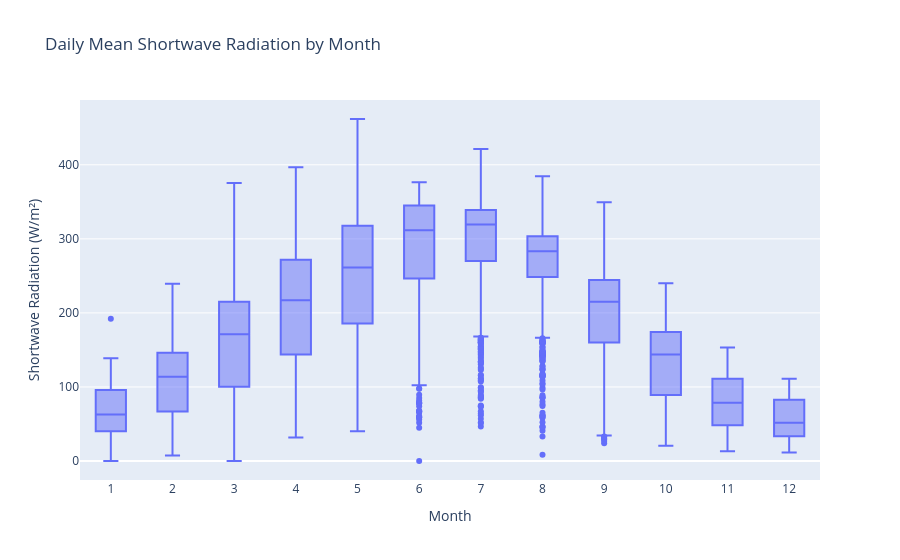

This figure's notebook cell:
### Markdown cell above
## Shortwave Radiation by Months

### Code cell
daily_month = (
    df.groupby(["month", "date"]).agg({"shortwave_radiation": "mean"}).reset_index()
)


fig = px.box(
    daily_month,
    x="month",
    y="shortwave_radiation",
    labels={"shortwave_radiation": "Shortwave Radiation (W/m²)", "month": "Month"},
    title="Daily Mean Shortwave Radiation by Month"
)
fig.update_xaxes(type="category")
fig

### Figure 1 — Plotly figure (JSON) as saved in the notebook; plotly's stock layout.template omitted (floating-point values rounded to 4 significant figures; data arrays with more than 128 entries replaced by an {"elided": "..."} marker saying what was removed)
{"data": [{"alignmentgroup": "True", "hovertemplate": "Month=%{x}<br>Shortwave Radiation (W/m²)=%{y}<extra></extra>", "legendgroup": "", "marker": {"color": "#636efa"}, "name": "", "notched": false, "offsetgroup": "", "orientation": "v", "showlegend": false, "type": "box", "x": {"elided": "13451 int values"}, "x0": " ", "xaxis": "x", "y": {"elided": "13451 float values"}, "y0": " ", "yaxis": "y"}], "layout": {"boxmode": "group", "legend": {"tracegroupgap": 0}, "title": {"text": "Daily Mean Shortwave Radiation by Month"}, "xaxis": {"anchor": "y", "domain": [0, 1], "title": {"text": "Month"}, "type": "category"}, "yaxis": {"anchor": "x", "domain": [0, 1], "title": {"text": "Shortwave Radiation (W/m²)"}}}}
